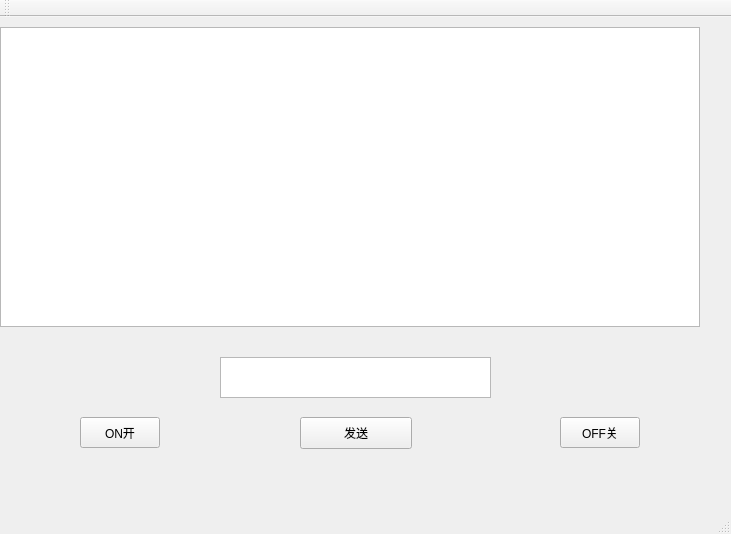
<?xml version="1.0" encoding="UTF-8"?>
<ui version="4.0">
 <class>MainWindow</class>
 <widget class="QMainWindow" name="MainWindow">
  <property name="geometry">
   <rect>
    <x>0</x>
    <y>0</y>
    <width>731</width>
    <height>534</height>
   </rect>
  </property>
  <property name="windowTitle">
   <string>客户端</string>
  </property>
  <widget class="QWidget" name="centralWidget">
   <widget class="QTextEdit" name="textEdit">
    <property name="geometry">
     <rect>
      <x>220</x>
      <y>340</y>
      <width>271</width>
      <height>41</height>
     </rect>
    </property>
   </widget>
   <widget class="QPushButton" name="pushButton">
    <property name="geometry">
     <rect>
      <x>300</x>
      <y>400</y>
      <width>112</width>
      <height>32</height>
     </rect>
    </property>
    <property name="text">
     <string>发送</string>
    </property>
   </widget>
   <widget class="QChartView" name="graphicsView">
    <property name="geometry">
     <rect>
      <x>0</x>
      <y>10</y>
      <width>700</width>
      <height>300</height>
     </rect>
    </property>
   </widget>
   <widget class="QPushButton" name="pushButton_2">
    <property name="geometry">
     <rect>
      <x>80</x>
      <y>400</y>
      <width>80</width>
      <height>31</height>
     </rect>
    </property>
    <property name="text">
     <string>ON开</string>
    </property>
   </widget>
   <widget class="QPushButton" name="pushButton_3">
    <property name="geometry">
     <rect>
      <x>560</x>
      <y>400</y>
      <width>80</width>
      <height>31</height>
     </rect>
    </property>
    <property name="text">
     <string>OFF关</string>
    </property>
   </widget>
  </widget>
  <widget class="QMenuBar" name="menuBar">
   <property name="geometry">
    <rect>
     <x>0</x>
     <y>0</y>
     <width>731</width>
     <height>17</height>
    </rect>
   </property>
  </widget>
  <widget class="QToolBar" name="mainToolBar">
   <attribute name="toolBarArea">
    <enum>TopToolBarArea</enum>
   </attribute>
   <attribute name="toolBarBreak">
    <bool>false</bool>
   </attribute>
  </widget>
  <widget class="QStatusBar" name="statusBar"/>
 </widget>
 <layoutdefault spacing="6" margin="11"/>
 <customwidgets>
  <customwidget>
   <class>QChartView</class>
   <extends>QGraphicsView</extends>
   <header location="global">qchartview.h</header>
  </customwidget>
 </customwidgets>
 <resources/>
 <connections/>
</ui>
